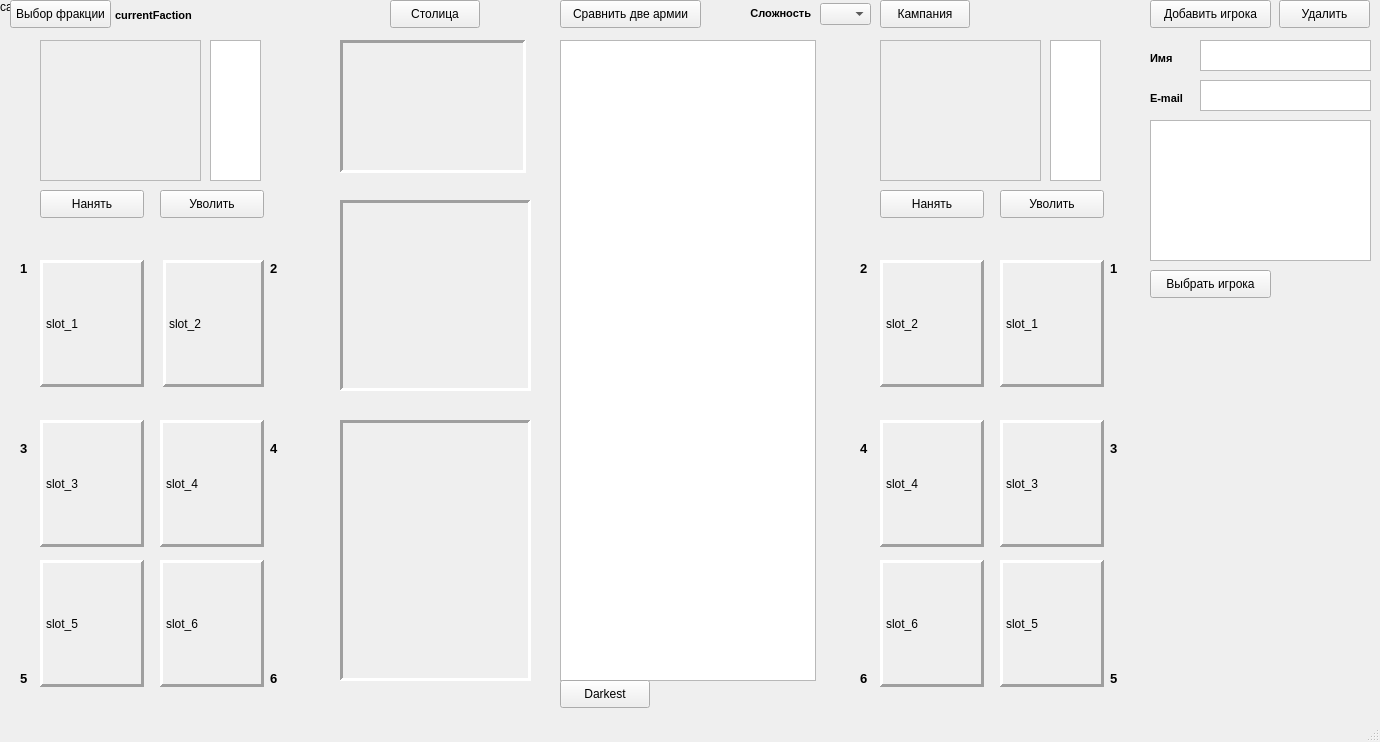
<?xml version="1.0" encoding="UTF-8"?>
<ui version="4.0">
 <class>MainWindow</class>
 <widget class="QMainWindow" name="MainWindow">
  <property name="geometry">
   <rect>
    <x>0</x>
    <y>0</y>
    <width>1380</width>
    <height>742</height>
   </rect>
  </property>
  <property name="windowTitle">
   <string>MainWindow</string>
  </property>
  <widget class="QWidget" name="centralwidget">
   <widget class="QListView" name="listAllUnits">
    <property name="geometry">
     <rect>
      <x>560</x>
      <y>40</y>
      <width>256</width>
      <height>641</height>
     </rect>
    </property>
   </widget>
   <widget class="QListView" name="listPlayerUnits">
    <property name="enabled">
     <bool>false</bool>
    </property>
    <property name="geometry">
     <rect>
      <x>40</x>
      <y>40</y>
      <width>161</width>
      <height>141</height>
     </rect>
    </property>
   </widget>
   <widget class="QLabel" name="iconLabel">
    <property name="geometry">
     <rect>
      <x>340</x>
      <y>40</y>
      <width>186</width>
      <height>133</height>
     </rect>
    </property>
    <property name="maximumSize">
     <size>
      <width>186</width>
      <height>133</height>
     </size>
    </property>
    <property name="font">
     <font>
      <pointsize>1</pointsize>
     </font>
    </property>
    <property name="frameShape">
     <enum>QFrame::Panel</enum>
    </property>
    <property name="frameShadow">
     <enum>QFrame::Sunken</enum>
    </property>
    <property name="lineWidth">
     <number>3</number>
    </property>
    <property name="text">
     <string/>
    </property>
    <property name="scaledContents">
     <bool>false</bool>
    </property>
    <property name="alignment">
     <set>Qt::AlignCenter</set>
    </property>
   </widget>
   <widget class="QLabel" name="slot1">
    <property name="geometry">
     <rect>
      <x>40</x>
      <y>260</y>
      <width>104</width>
      <height>127</height>
     </rect>
    </property>
    <property name="frameShape">
     <enum>QFrame::Panel</enum>
    </property>
    <property name="frameShadow">
     <enum>QFrame::Raised</enum>
    </property>
    <property name="lineWidth">
     <number>3</number>
    </property>
    <property name="midLineWidth">
     <number>0</number>
    </property>
    <property name="text">
     <string>slot_1</string>
    </property>
   </widget>
   <widget class="QLabel" name="slot2">
    <property name="geometry">
     <rect>
      <x>163</x>
      <y>260</y>
      <width>101</width>
      <height>127</height>
     </rect>
    </property>
    <property name="layoutDirection">
     <enum>Qt::RightToLeft</enum>
    </property>
    <property name="frameShape">
     <enum>QFrame::Panel</enum>
    </property>
    <property name="frameShadow">
     <enum>QFrame::Raised</enum>
    </property>
    <property name="lineWidth">
     <number>3</number>
    </property>
    <property name="midLineWidth">
     <number>0</number>
    </property>
    <property name="text">
     <string>slot_2</string>
    </property>
    <property name="alignment">
     <set>Qt::AlignLeading|Qt::AlignLeft|Qt::AlignVCenter</set>
    </property>
   </widget>
   <widget class="QLabel" name="slot3">
    <property name="geometry">
     <rect>
      <x>40</x>
      <y>420</y>
      <width>104</width>
      <height>127</height>
     </rect>
    </property>
    <property name="frameShape">
     <enum>QFrame::Panel</enum>
    </property>
    <property name="frameShadow">
     <enum>QFrame::Raised</enum>
    </property>
    <property name="lineWidth">
     <number>3</number>
    </property>
    <property name="midLineWidth">
     <number>0</number>
    </property>
    <property name="text">
     <string>slot_3</string>
    </property>
   </widget>
   <widget class="QLabel" name="slot4">
    <property name="geometry">
     <rect>
      <x>160</x>
      <y>420</y>
      <width>104</width>
      <height>127</height>
     </rect>
    </property>
    <property name="frameShape">
     <enum>QFrame::Panel</enum>
    </property>
    <property name="frameShadow">
     <enum>QFrame::Raised</enum>
    </property>
    <property name="lineWidth">
     <number>3</number>
    </property>
    <property name="midLineWidth">
     <number>0</number>
    </property>
    <property name="text">
     <string>slot_4</string>
    </property>
   </widget>
   <widget class="QLabel" name="slot5">
    <property name="geometry">
     <rect>
      <x>40</x>
      <y>560</y>
      <width>104</width>
      <height>127</height>
     </rect>
    </property>
    <property name="minimumSize">
     <size>
      <width>104</width>
      <height>127</height>
     </size>
    </property>
    <property name="maximumSize">
     <size>
      <width>224</width>
      <height>127</height>
     </size>
    </property>
    <property name="frameShape">
     <enum>QFrame::Panel</enum>
    </property>
    <property name="frameShadow">
     <enum>QFrame::Raised</enum>
    </property>
    <property name="lineWidth">
     <number>3</number>
    </property>
    <property name="midLineWidth">
     <number>0</number>
    </property>
    <property name="text">
     <string>slot_5</string>
    </property>
   </widget>
   <widget class="QLabel" name="slot6">
    <property name="geometry">
     <rect>
      <x>160</x>
      <y>560</y>
      <width>104</width>
      <height>127</height>
     </rect>
    </property>
    <property name="frameShape">
     <enum>QFrame::Panel</enum>
    </property>
    <property name="frameShadow">
     <enum>QFrame::Raised</enum>
    </property>
    <property name="lineWidth">
     <number>3</number>
    </property>
    <property name="midLineWidth">
     <number>0</number>
    </property>
    <property name="text">
     <string>slot_6</string>
    </property>
   </widget>
   <widget class="QListView" name="listPlayerSlots">
    <property name="geometry">
     <rect>
      <x>210</x>
      <y>40</y>
      <width>51</width>
      <height>141</height>
     </rect>
    </property>
   </widget>
   <widget class="QPushButton" name="pushButtonCapital">
    <property name="geometry">
     <rect>
      <x>390</x>
      <y>0</y>
      <width>90</width>
      <height>28</height>
     </rect>
    </property>
    <property name="text">
     <string>Столица</string>
    </property>
   </widget>
   <widget class="QLabel" name="gifLabel">
    <property name="geometry">
     <rect>
      <x>340</x>
      <y>200</y>
      <width>191</width>
      <height>191</height>
     </rect>
    </property>
    <property name="frameShape">
     <enum>QFrame::Panel</enum>
    </property>
    <property name="frameShadow">
     <enum>QFrame::Sunken</enum>
    </property>
    <property name="lineWidth">
     <number>3</number>
    </property>
    <property name="text">
     <string/>
    </property>
    <property name="alignment">
     <set>Qt::AlignCenter</set>
    </property>
    <property name="indent">
     <number>-1</number>
    </property>
   </widget>
   <widget class="QPushButton" name="pushButtonChooseRace">
    <property name="geometry">
     <rect>
      <x>10</x>
      <y>0</y>
      <width>101</width>
      <height>28</height>
     </rect>
    </property>
    <property name="text">
     <string>Выбор фракции</string>
    </property>
   </widget>
   <widget class="QLabel" name="currentFaction">
    <property name="geometry">
     <rect>
      <x>115</x>
      <y>7</y>
      <width>151</width>
      <height>16</height>
     </rect>
    </property>
    <property name="font">
     <font>
      <pointsize>8</pointsize>
      <weight>75</weight>
      <bold>true</bold>
     </font>
    </property>
    <property name="text">
     <string>currentFaction</string>
    </property>
   </widget>
   <widget class="QLabel" name="capital">
    <property name="geometry">
     <rect>
      <x>0</x>
      <y>0</y>
      <width>61</width>
      <height>61</height>
     </rect>
    </property>
    <property name="maximumSize">
     <size>
      <width>1600</width>
      <height>900</height>
     </size>
    </property>
    <property name="autoFillBackground">
     <bool>true</bool>
    </property>
    <property name="text">
     <string>capital</string>
    </property>
    <property name="scaledContents">
     <bool>true</bool>
    </property>
    <property name="alignment">
     <set>Qt::AlignLeading|Qt::AlignLeft|Qt::AlignTop</set>
    </property>
   </widget>
   <widget class="QPushButton" name="pushButtonCampaign">
    <property name="enabled">
     <bool>true</bool>
    </property>
    <property name="geometry">
     <rect>
      <x>880</x>
      <y>0</y>
      <width>90</width>
      <height>28</height>
     </rect>
    </property>
    <property name="text">
     <string>Кампания</string>
    </property>
   </widget>
   <widget class="QLabel" name="EnemySlot2">
    <property name="geometry">
     <rect>
      <x>880</x>
      <y>260</y>
      <width>104</width>
      <height>127</height>
     </rect>
    </property>
    <property name="layoutDirection">
     <enum>Qt::LeftToRight</enum>
    </property>
    <property name="frameShape">
     <enum>QFrame::Panel</enum>
    </property>
    <property name="frameShadow">
     <enum>QFrame::Raised</enum>
    </property>
    <property name="lineWidth">
     <number>3</number>
    </property>
    <property name="midLineWidth">
     <number>0</number>
    </property>
    <property name="text">
     <string>slot_2</string>
    </property>
    <property name="alignment">
     <set>Qt::AlignLeading|Qt::AlignLeft|Qt::AlignVCenter</set>
    </property>
   </widget>
   <widget class="QLabel" name="EnemySlot6">
    <property name="geometry">
     <rect>
      <x>880</x>
      <y>560</y>
      <width>104</width>
      <height>127</height>
     </rect>
    </property>
    <property name="frameShape">
     <enum>QFrame::Panel</enum>
    </property>
    <property name="frameShadow">
     <enum>QFrame::Raised</enum>
    </property>
    <property name="lineWidth">
     <number>3</number>
    </property>
    <property name="midLineWidth">
     <number>0</number>
    </property>
    <property name="text">
     <string>slot_6</string>
    </property>
   </widget>
   <widget class="QLabel" name="EnemySlot5">
    <property name="geometry">
     <rect>
      <x>1000</x>
      <y>560</y>
      <width>104</width>
      <height>127</height>
     </rect>
    </property>
    <property name="minimumSize">
     <size>
      <width>104</width>
      <height>127</height>
     </size>
    </property>
    <property name="maximumSize">
     <size>
      <width>224</width>
      <height>127</height>
     </size>
    </property>
    <property name="frameShape">
     <enum>QFrame::Panel</enum>
    </property>
    <property name="frameShadow">
     <enum>QFrame::Raised</enum>
    </property>
    <property name="lineWidth">
     <number>3</number>
    </property>
    <property name="midLineWidth">
     <number>0</number>
    </property>
    <property name="text">
     <string>slot_5</string>
    </property>
   </widget>
   <widget class="QLabel" name="EnemySlot1">
    <property name="geometry">
     <rect>
      <x>1000</x>
      <y>260</y>
      <width>104</width>
      <height>127</height>
     </rect>
    </property>
    <property name="frameShape">
     <enum>QFrame::Panel</enum>
    </property>
    <property name="frameShadow">
     <enum>QFrame::Raised</enum>
    </property>
    <property name="lineWidth">
     <number>3</number>
    </property>
    <property name="midLineWidth">
     <number>0</number>
    </property>
    <property name="text">
     <string>slot_1</string>
    </property>
   </widget>
   <widget class="QLabel" name="EnemySlot3">
    <property name="geometry">
     <rect>
      <x>1000</x>
      <y>420</y>
      <width>104</width>
      <height>127</height>
     </rect>
    </property>
    <property name="frameShape">
     <enum>QFrame::Panel</enum>
    </property>
    <property name="frameShadow">
     <enum>QFrame::Raised</enum>
    </property>
    <property name="lineWidth">
     <number>3</number>
    </property>
    <property name="midLineWidth">
     <number>0</number>
    </property>
    <property name="text">
     <string>slot_3</string>
    </property>
   </widget>
   <widget class="QLabel" name="EnemySlot4">
    <property name="geometry">
     <rect>
      <x>880</x>
      <y>420</y>
      <width>104</width>
      <height>127</height>
     </rect>
    </property>
    <property name="frameShape">
     <enum>QFrame::Panel</enum>
    </property>
    <property name="frameShadow">
     <enum>QFrame::Raised</enum>
    </property>
    <property name="lineWidth">
     <number>3</number>
    </property>
    <property name="midLineWidth">
     <number>0</number>
    </property>
    <property name="text">
     <string>slot_4</string>
    </property>
   </widget>
   <widget class="QListView" name="listEnemyUnits">
    <property name="enabled">
     <bool>false</bool>
    </property>
    <property name="geometry">
     <rect>
      <x>880</x>
      <y>40</y>
      <width>161</width>
      <height>141</height>
     </rect>
    </property>
   </widget>
   <widget class="QListView" name="listEnemySlots">
    <property name="geometry">
     <rect>
      <x>1050</x>
      <y>40</y>
      <width>51</width>
      <height>141</height>
     </rect>
    </property>
   </widget>
   <widget class="QPushButton" name="pushButtonVersus">
    <property name="geometry">
     <rect>
      <x>560</x>
      <y>0</y>
      <width>141</width>
      <height>28</height>
     </rect>
    </property>
    <property name="text">
     <string>Сравнить две армии</string>
    </property>
   </widget>
   <widget class="QPushButton" name="pushButtonAddPlayer">
    <property name="geometry">
     <rect>
      <x>1150</x>
      <y>0</y>
      <width>121</width>
      <height>28</height>
     </rect>
    </property>
    <property name="text">
     <string>Добавить игрока</string>
    </property>
   </widget>
   <widget class="QListView" name="PlayersList">
    <property name="geometry">
     <rect>
      <x>1150</x>
      <y>120</y>
      <width>221</width>
      <height>141</height>
     </rect>
    </property>
   </widget>
   <widget class="QTextEdit" name="PlayerName">
    <property name="geometry">
     <rect>
      <x>1200</x>
      <y>40</y>
      <width>171</width>
      <height>31</height>
     </rect>
    </property>
   </widget>
   <widget class="QTextEdit" name="Email">
    <property name="geometry">
     <rect>
      <x>1200</x>
      <y>80</y>
      <width>171</width>
      <height>31</height>
     </rect>
    </property>
   </widget>
   <widget class="QLabel" name="PlayerNameTxt">
    <property name="geometry">
     <rect>
      <x>1150</x>
      <y>50</y>
      <width>51</width>
      <height>16</height>
     </rect>
    </property>
    <property name="font">
     <font>
      <pointsize>8</pointsize>
      <weight>75</weight>
      <bold>true</bold>
     </font>
    </property>
    <property name="text">
     <string>Имя</string>
    </property>
   </widget>
   <widget class="QLabel" name="EmailTxt">
    <property name="geometry">
     <rect>
      <x>1150</x>
      <y>90</y>
      <width>50</width>
      <height>16</height>
     </rect>
    </property>
    <property name="font">
     <font>
      <pointsize>8</pointsize>
      <weight>75</weight>
      <bold>true</bold>
     </font>
    </property>
    <property name="text">
     <string>E-mail</string>
    </property>
   </widget>
   <widget class="QPushButton" name="pushButtonFight">
    <property name="geometry">
     <rect>
      <x>560</x>
      <y>680</y>
      <width>90</width>
      <height>28</height>
     </rect>
    </property>
    <property name="text">
     <string>Darkest</string>
    </property>
   </widget>
   <widget class="QPushButton" name="pushButtonDelPlayer">
    <property name="geometry">
     <rect>
      <x>1279</x>
      <y>0</y>
      <width>91</width>
      <height>28</height>
     </rect>
    </property>
    <property name="text">
     <string>Удалить</string>
    </property>
   </widget>
   <widget class="QPushButton" name="pushButtonChoosePlayer">
    <property name="geometry">
     <rect>
      <x>1150</x>
      <y>270</y>
      <width>121</width>
      <height>28</height>
     </rect>
    </property>
    <property name="text">
     <string>Выбрать игрока</string>
    </property>
   </widget>
   <widget class="QLabel" name="PlayerSlotTxt_1">
    <property name="geometry">
     <rect>
      <x>20</x>
      <y>260</y>
      <width>16</width>
      <height>16</height>
     </rect>
    </property>
    <property name="font">
     <font>
      <pointsize>10</pointsize>
      <weight>75</weight>
      <bold>true</bold>
     </font>
    </property>
    <property name="text">
     <string>1</string>
    </property>
   </widget>
   <widget class="QLabel" name="PlayerSlotTxt_2">
    <property name="geometry">
     <rect>
      <x>270</x>
      <y>260</y>
      <width>16</width>
      <height>16</height>
     </rect>
    </property>
    <property name="font">
     <font>
      <pointsize>10</pointsize>
      <weight>75</weight>
      <bold>true</bold>
     </font>
    </property>
    <property name="text">
     <string>2</string>
    </property>
   </widget>
   <widget class="QLabel" name="PlayerSlotTxt_4">
    <property name="geometry">
     <rect>
      <x>270</x>
      <y>440</y>
      <width>16</width>
      <height>16</height>
     </rect>
    </property>
    <property name="font">
     <font>
      <pointsize>10</pointsize>
      <weight>75</weight>
      <bold>true</bold>
     </font>
    </property>
    <property name="text">
     <string>4</string>
    </property>
   </widget>
   <widget class="QLabel" name="PlayerSlotTxt_3">
    <property name="geometry">
     <rect>
      <x>20</x>
      <y>440</y>
      <width>16</width>
      <height>16</height>
     </rect>
    </property>
    <property name="font">
     <font>
      <pointsize>10</pointsize>
      <weight>75</weight>
      <bold>true</bold>
     </font>
    </property>
    <property name="text">
     <string>3</string>
    </property>
   </widget>
   <widget class="QLabel" name="PlayerSlotTxt_6">
    <property name="geometry">
     <rect>
      <x>270</x>
      <y>670</y>
      <width>16</width>
      <height>16</height>
     </rect>
    </property>
    <property name="font">
     <font>
      <pointsize>10</pointsize>
      <weight>75</weight>
      <bold>true</bold>
     </font>
    </property>
    <property name="text">
     <string>6</string>
    </property>
   </widget>
   <widget class="QLabel" name="PlayerSlotTxt_5">
    <property name="geometry">
     <rect>
      <x>20</x>
      <y>670</y>
      <width>16</width>
      <height>16</height>
     </rect>
    </property>
    <property name="font">
     <font>
      <pointsize>10</pointsize>
      <weight>75</weight>
      <bold>true</bold>
     </font>
    </property>
    <property name="text">
     <string>5</string>
    </property>
   </widget>
   <widget class="QLabel" name="EnemySlotTxt_6">
    <property name="geometry">
     <rect>
      <x>860</x>
      <y>670</y>
      <width>16</width>
      <height>16</height>
     </rect>
    </property>
    <property name="font">
     <font>
      <pointsize>10</pointsize>
      <weight>75</weight>
      <bold>true</bold>
     </font>
    </property>
    <property name="text">
     <string>6</string>
    </property>
   </widget>
   <widget class="QLabel" name="EnemySlotTxt_5">
    <property name="geometry">
     <rect>
      <x>1110</x>
      <y>670</y>
      <width>16</width>
      <height>16</height>
     </rect>
    </property>
    <property name="font">
     <font>
      <pointsize>10</pointsize>
      <weight>75</weight>
      <bold>true</bold>
     </font>
    </property>
    <property name="text">
     <string>5</string>
    </property>
   </widget>
   <widget class="QLabel" name="EnemySlotTxt_3">
    <property name="geometry">
     <rect>
      <x>1110</x>
      <y>440</y>
      <width>16</width>
      <height>16</height>
     </rect>
    </property>
    <property name="font">
     <font>
      <pointsize>10</pointsize>
      <weight>75</weight>
      <bold>true</bold>
     </font>
    </property>
    <property name="text">
     <string>3</string>
    </property>
   </widget>
   <widget class="QLabel" name="EnemySlotTxt_1">
    <property name="geometry">
     <rect>
      <x>1110</x>
      <y>260</y>
      <width>16</width>
      <height>16</height>
     </rect>
    </property>
    <property name="font">
     <font>
      <pointsize>10</pointsize>
      <weight>75</weight>
      <bold>true</bold>
     </font>
    </property>
    <property name="text">
     <string>1</string>
    </property>
   </widget>
   <widget class="QLabel" name="EnemySlotTxt_2">
    <property name="geometry">
     <rect>
      <x>860</x>
      <y>260</y>
      <width>16</width>
      <height>16</height>
     </rect>
    </property>
    <property name="font">
     <font>
      <pointsize>10</pointsize>
      <weight>75</weight>
      <bold>true</bold>
     </font>
    </property>
    <property name="text">
     <string>2</string>
    </property>
   </widget>
   <widget class="QLabel" name="EnemySlotTxt_4">
    <property name="geometry">
     <rect>
      <x>860</x>
      <y>440</y>
      <width>16</width>
      <height>16</height>
     </rect>
    </property>
    <property name="font">
     <font>
      <pointsize>10</pointsize>
      <weight>75</weight>
      <bold>true</bold>
     </font>
    </property>
    <property name="text">
     <string>4</string>
    </property>
   </widget>
   <widget class="QLabel" name="portraitLabel">
    <property name="geometry">
     <rect>
      <x>340</x>
      <y>420</y>
      <width>191</width>
      <height>261</height>
     </rect>
    </property>
    <property name="frameShape">
     <enum>QFrame::Panel</enum>
    </property>
    <property name="frameShadow">
     <enum>QFrame::Sunken</enum>
    </property>
    <property name="lineWidth">
     <number>3</number>
    </property>
    <property name="text">
     <string/>
    </property>
    <property name="scaledContents">
     <bool>true</bool>
    </property>
    <property name="alignment">
     <set>Qt::AlignCenter</set>
    </property>
   </widget>
   <widget class="QPushButton" name="pushButtonDeleteEn">
    <property name="geometry">
     <rect>
      <x>1000</x>
      <y>190</y>
      <width>104</width>
      <height>28</height>
     </rect>
    </property>
    <property name="text">
     <string>Уволить</string>
    </property>
   </widget>
   <widget class="QPushButton" name="pushButtonHireEn">
    <property name="geometry">
     <rect>
      <x>880</x>
      <y>190</y>
      <width>104</width>
      <height>28</height>
     </rect>
    </property>
    <property name="text">
     <string>Нанять</string>
    </property>
   </widget>
   <widget class="QPushButton" name="pushButtonHire">
    <property name="geometry">
     <rect>
      <x>40</x>
      <y>190</y>
      <width>104</width>
      <height>28</height>
     </rect>
    </property>
    <property name="text">
     <string>Нанять</string>
    </property>
   </widget>
   <widget class="QPushButton" name="pushButtonDelete">
    <property name="geometry">
     <rect>
      <x>160</x>
      <y>190</y>
      <width>104</width>
      <height>28</height>
     </rect>
    </property>
    <property name="text">
     <string>Уволить</string>
    </property>
   </widget>
   <widget class="QLabel" name="currentPlayer">
    <property name="geometry">
     <rect>
      <x>990</x>
      <y>7</y>
      <width>149</width>
      <height>16</height>
     </rect>
    </property>
    <property name="font">
     <font>
      <pointsize>8</pointsize>
      <weight>75</weight>
      <bold>true</bold>
     </font>
    </property>
    <property name="layoutDirection">
     <enum>Qt::LeftToRight</enum>
    </property>
    <property name="text">
     <string/>
    </property>
    <property name="alignment">
     <set>Qt::AlignRight|Qt::AlignTrailing|Qt::AlignVCenter</set>
    </property>
   </widget>
   <widget class="QComboBox" name="comboDifficulty">
    <property name="geometry">
     <rect>
      <x>820</x>
      <y>3</y>
      <width>51</width>
      <height>22</height>
     </rect>
    </property>
   </widget>
   <widget class="QLabel" name="difficultyText">
    <property name="geometry">
     <rect>
      <x>730</x>
      <y>5</y>
      <width>81</width>
      <height>16</height>
     </rect>
    </property>
    <property name="font">
     <font>
      <pointsize>8</pointsize>
      <weight>75</weight>
      <bold>true</bold>
     </font>
    </property>
    <property name="text">
     <string>Сложность</string>
    </property>
    <property name="alignment">
     <set>Qt::AlignRight|Qt::AlignTrailing|Qt::AlignVCenter</set>
    </property>
   </widget>
   <zorder>capital</zorder>
   <zorder>gifLabel</zorder>
   <zorder>listAllUnits</zorder>
   <zorder>listPlayerUnits</zorder>
   <zorder>iconLabel</zorder>
   <zorder>listPlayerSlots</zorder>
   <zorder>pushButtonCapital</zorder>
   <zorder>pushButtonChooseRace</zorder>
   <zorder>currentFaction</zorder>
   <zorder>slot5</zorder>
   <zorder>slot3</zorder>
   <zorder>slot1</zorder>
   <zorder>pushButtonCampaign</zorder>
   <zorder>EnemySlot5</zorder>
   <zorder>EnemySlot1</zorder>
   <zorder>EnemySlot3</zorder>
   <zorder>listEnemyUnits</zorder>
   <zorder>listEnemySlots</zorder>
   <zorder>pushButtonVersus</zorder>
   <zorder>pushButtonAddPlayer</zorder>
   <zorder>PlayersList</zorder>
   <zorder>PlayerName</zorder>
   <zorder>Email</zorder>
   <zorder>PlayerNameTxt</zorder>
   <zorder>EmailTxt</zorder>
   <zorder>pushButtonFight</zorder>
   <zorder>pushButtonDelPlayer</zorder>
   <zorder>EnemySlot2</zorder>
   <zorder>EnemySlot4</zorder>
   <zorder>EnemySlot6</zorder>
   <zorder>pushButtonChoosePlayer</zorder>
   <zorder>slot4</zorder>
   <zorder>slot2</zorder>
   <zorder>slot6</zorder>
   <zorder>PlayerSlotTxt_1</zorder>
   <zorder>PlayerSlotTxt_2</zorder>
   <zorder>PlayerSlotTxt_4</zorder>
   <zorder>PlayerSlotTxt_3</zorder>
   <zorder>PlayerSlotTxt_6</zorder>
   <zorder>PlayerSlotTxt_5</zorder>
   <zorder>EnemySlotTxt_6</zorder>
   <zorder>EnemySlotTxt_5</zorder>
   <zorder>EnemySlotTxt_3</zorder>
   <zorder>EnemySlotTxt_1</zorder>
   <zorder>EnemySlotTxt_2</zorder>
   <zorder>EnemySlotTxt_4</zorder>
   <zorder>portraitLabel</zorder>
   <zorder>pushButtonDeleteEn</zorder>
   <zorder>pushButtonHireEn</zorder>
   <zorder>pushButtonHire</zorder>
   <zorder>pushButtonDelete</zorder>
   <zorder>currentPlayer</zorder>
   <zorder>comboDifficulty</zorder>
   <zorder>difficultyText</zorder>
  </widget>
  <widget class="QStatusBar" name="statusBar"/>
 </widget>
 <resources/>
 <connections/>
</ui>
